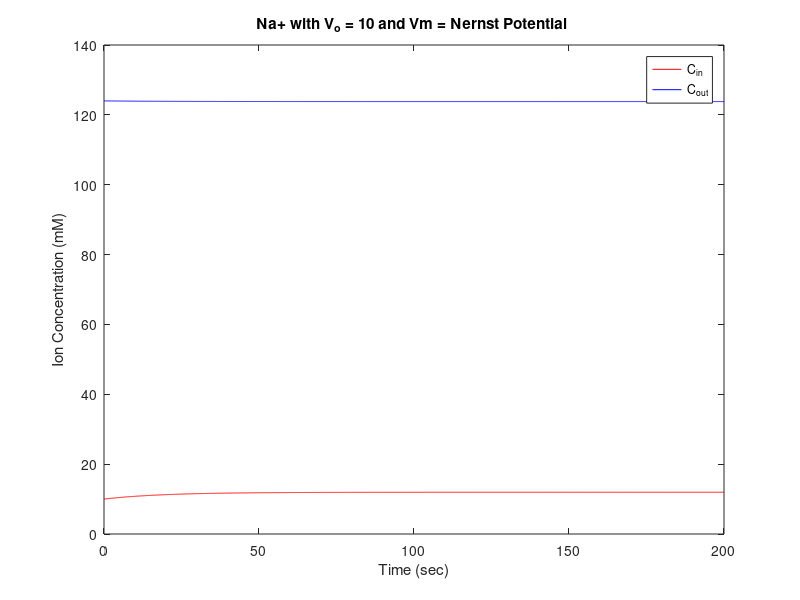

Write the MATLAB code that produced this figure.
%% %%%%%%%%%%%%%%%%%%%%%%%%%%%%%%%%%%%%%%%%%%%%%%%%%%%%%%%%%%%%%%%%%%%%%%%
% Neural Signals BMES-477/710
% Lab 1: Introduction to membrane properties
% Section 1: (Nernst) Equilibrium Potential
% Author: E.Knudsen,PhD
% Updated: C.von Reyn,PhD 01/01/2018
% Instructions: Modify parameter values as indicated in the lab handout,
% and answer questions accoringly!
%% %%%%%%%%%%%%%%%%%%%%%%%%%%%%%%%%%%%%%%%%%%%%%%%%%%%%%%%%%%%%%%%%%%%%%%%
clear,clc
% Material constants:
R = 8.31; % J/molK = Coulombs * Volts / moles * degrees Kelvin
F = 96480; % C/mol = Coulombs / moles
T = 298; % in K, 25 degrees Celsius, remember: 0 C = 273 K

% internal constants:
vol_i = 1;      % inside compartment volume
vol_o = 10;      % outside compartment volume
A = 1;          % Area of membrane
P = 0.02;       % Permeability to diffusing species

% DEFINE PARAMETERS (modify these):
z = +1; % Ionic charge, e.g. potassium (K+), z = +1;
Cin = 10; % Intracellular ionic concentration (in mM)
Cout = 124; % Extracellular ionic concentration (in mM)
Vm = 60;   % Transmembrane potential in mV

%% %%%%%%%%%%%%%%%%%%%%%%%%%%%%%%%%%%%%%%%%%%%%%%%%%%%%%%%%%%%%%%%%%%%%%%%
% Running the simulation
% some definitions:
% Simulation time:
dt = 0.1;   % timestep in seconds
start = 0;  % in seconds
stop = 200; % in seconds

% Directly from neuron
a = A*P / vol_i; % simplifying term for inside compartment
b = A*P / vol_o; % simplifying term for outside compartment
expmxi = 1;      % if no charge moving, e.g. Vm = 0
if Vm            % if current is flowing
    xi = z * (Vm/1000) * F / (R*T);
    a = a * (xi / (1 - exp(-xi)));
    b = b * (xi / (1 - exp(-xi))) * exp(-xi);
    expmxi = exp(-xi);
end

% Now run through the calculation of Cin_new and Cout_new:
time = start:dt:stop;
Cin_new = [Cin zeros(1,length(time)-1)];
Cout_new = [Cout zeros(1,length(time)-1)];
for i = 2:length(time)
    Cin_new(i) = (Cin_new(i-1) * (1 + (dt * b)) + Cout_new(i-1) * dt * a * expmxi) ...
        /(1 + dt * (a + b));
    Cout_new(i) = Cout_new(i-1) - (Cin_new(i) - Cin_new(i-1)) * (vol_i/vol_o);
end

%% %%%%%%%%%%%%%%%%%%%%%%%%%%%%%%%%%%%%%%%%%%%%%%%%%%%%%%%%%%%%%%%%%%%%%%%
% Plotting simulation results:
figure;
plot(time,Cin_new,'r');
hold on
plot(time,Cout_new,'b');
legend('C_{in}','C_{out}')
title('Na+ with V_o = 10 and Vm = Nernst Potential ')
xlabel('Time (sec)')
ylabel('Ion Concentration (mM)')

